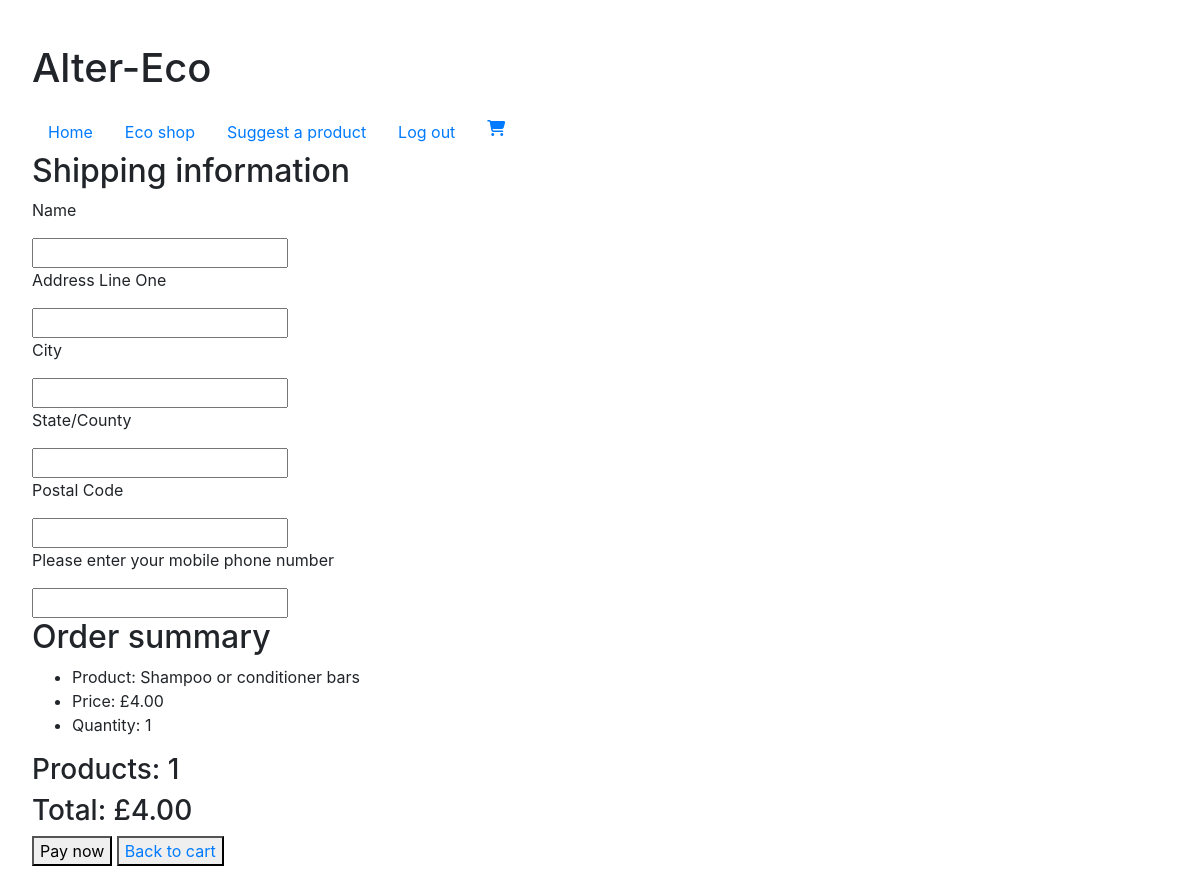
Screenshot of /checkout/ (signed in) with the database file from the repository.
### pages/models.py (models this page shows, shortened)
class OrderProduct(models.Model):
    order = models.ForeignKey(Order, on_delete=models.SET_NULL, null=True)
    product = models.ForeignKey(Product, on_delete=models.SET_NULL, null=True)
    quantity = models.IntegerField(default=0)
    class Meta:
        unique_together = ('order', 'product')
    @property
    def get_total(self):
        total = self.product.price * self.quantity
        return total

class Product(models.Model):
    item = models.ForeignKey(Item, on_delete=models.CASCADE)
    name = models.CharField(max_length=200)
    description = models.CharField(max_length=300, null=True)
    stock = models.PositiveIntegerField(default=0)
    price = models.FloatField(default=0)
    is_approved = models.BooleanField(default=False)

class Order(models.Model):
    customer = models.ForeignKey(Customer, on_delete=models.SET_NULL, null=True)
    products = models.ManyToManyField('OrderProduct', related_name='orderproducts')
    order_date = models.DateTimeField(null=True)
    order_id = models.CharField(max_length=30, null=True)
    complete = models.BooleanField(default=False)
    @property
    def get_cart_total(self):
        orderproducts = self.orderproduct_set.all()
        total = sum([product.get_total for product in orderproducts])
        return total
    @property
    def get_cart_items(self):
        orderproducts = self.orderproduct_set.all()
        total = sum([product.quantity for product in orderproducts])
        return total

### pages/views.py (the view, shortened to what this page needs)
# urls.py: path('checkout/', views.checkout, name='checkout'),
def checkout(request):
    customer = request.user.customer
    order, created = Order.objects.get_or_create(customer=customer, complete=False)
    products = order.orderproduct_set.all()
    cartProducts = order.get_cart_items
    if request.method == 'GET':
        form = CheckoutForm()
        context = {'products': products, 'order': order, 'cartProducts': cartProducts, 'form': form}
        return render(request, 'checkout.html', context)

### pages/forms.py
class CheckoutForm(forms.Form):
    name = forms.CharField(max_length=100)
    street_address = forms.CharField(max_length=100)
    city = forms.CharField(max_length=100)
    state = forms.CharField(max_length=100)
    postcode = forms.CharField(max_length=7)
    phone_number = forms.CharField(max_length=20)
    class Meta:
        model = User
        fields = ["first_name", "last_name", "email", "street-address", "city", "state", "postcode", "phone_number"]

### pages/templates/checkout.html (shortened to what this page needs)
{% extends "base.html" %} {% block title %}Checkout{% endblock %} {% block body %}
<h2>Shipping information</h2>
<form action="" method="post" id="form">
    <div>
        <p>Name</p>
        {{form.name}}
        <p>Address Line One</p>
        {{form.street_address}}
        <p>City</p>
        {{form.city}}
        <p>State/County</p>
        {{form.state}}
        <p>Postal Code</p>
        {{form.postcode}}
        <p>Please enter your mobile phone number</p>
        {{form.phone_number}}
    </div>
    <h2>Order summary</h2>
    <div>
        {% for product in products %}
        <div>
            <ul>
                <li>Product: {{ product.product.name }}</li>
                <li>Price: £{{ product.product.price|floatformat:2 }}</li>
                <li>Quantity: {{ product.quantity }}</li>
            </ul>
        </div>
        {% endfor %}
        <div>
            <h3>Products: {{ order.get_cart_items }}</h3>
            <h3>Total: £{{ order.get_cart_total|floatformat:2 }}</h3>
        </div>
        <button type="submit" id="pay-now">Pay now</button>
        <button type="submit "><a href="{% url 'cart' %}">Back to cart</a></button>
    </div>
</form>
{% endblock %}

### pages/static/pages/main.css (style rules this page uses)
body { margin: 2em; }

### rows the page displays
OrderProduct: product.name "Shampoo or conditioner bars", product.price "4.00", quantity "1"
Order: get_cart_items "1", get_cart_total "4.00"
